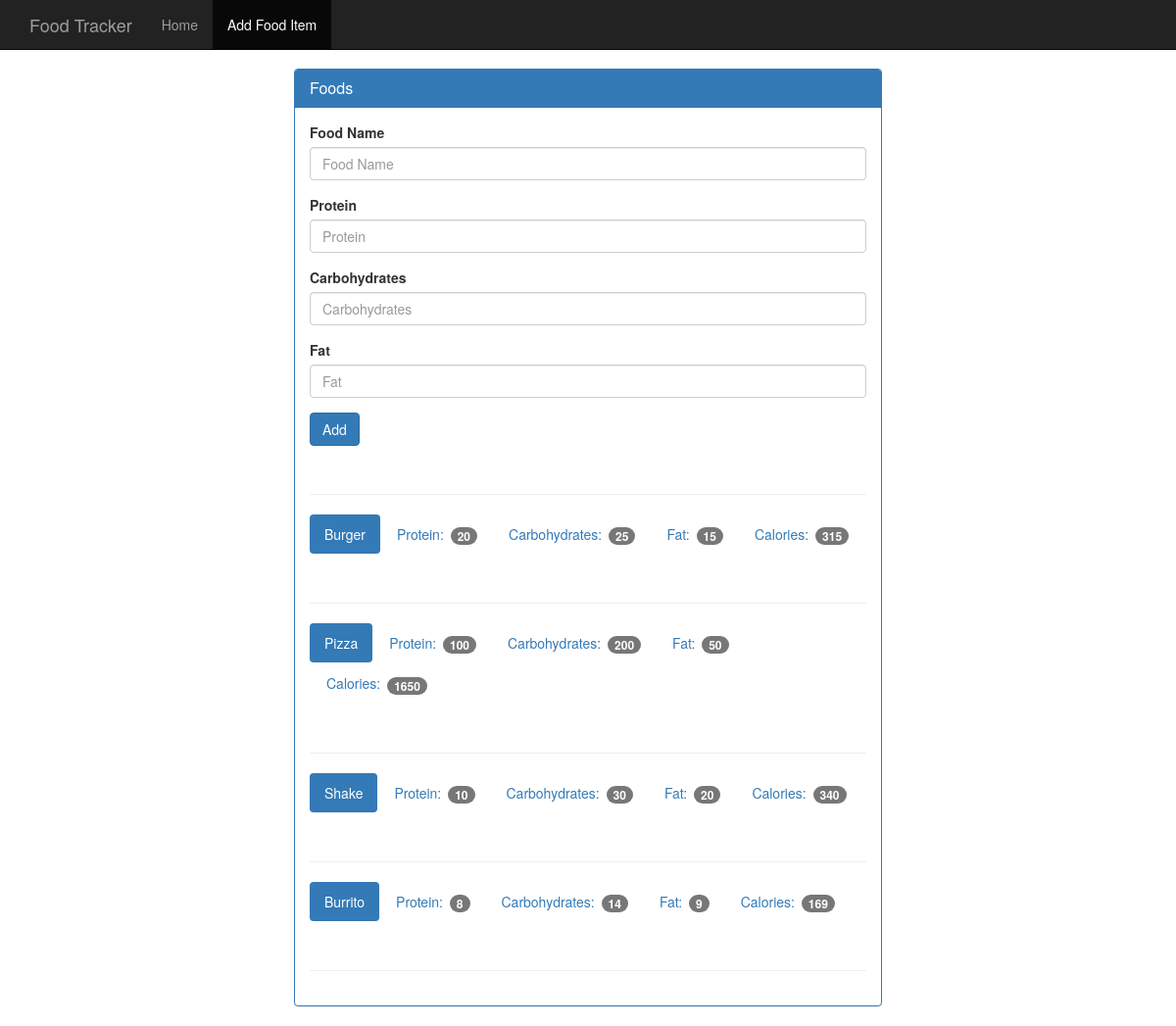
The app's page /food with its own data.
### tables this page shows
CREATE TABLE food (
    id integer primary key autoincrement,
    name text not null,
    protein integer not null,
    carbohydrates integer not null,
    fat integer not null,
    calories integer not null
);

### app.py (the view, shortened to what this page needs)
@app.route("/food", methods=["GET", "POST"])
def food():
    db = get_db()
    cur = db.execute("select name, protein, carbohydrates, fat, calories from food ")
    results = cur.fetchall()
    return render_template("add_food.html", results=results)

### database.py (called while the page is built)
def connect_db():
    sql = sqlite3.connect("food_log.db")
    sql.row_factory = sqlite3.Row
    return sql

def get_db():
    if not hasattr(g, "sqlite3_db"):
        g.sqlite_db = connect_db()
    return g.sqlite_db

### templates/add_food.html
{% extends "base.html" %}
{% block body %}
    <nav class="navbar navbar-inverse navbar-fixed-top">
      <div class="container">
        <div class="navbar-header">
          <a class="navbar-brand" href="#">Food Tracker</a>
        </div>
        <div id="navbar" class="navbar-collapse collapse">
          <ul class="nav navbar-nav">
            <li><a href={{ url_for('index') }}>Home</a></li>
            <li class="active"><a href={{ url_for('food') }}>Add Food Item</a></li>
          </ul>
        </div>
      </div>
    </nav>
    <div class="container theme-showcase col-sm-6 col-sm-offset-3" role="main">
      <div class="row">
        <div>
          <div class="panel panel-primary">
            <div class="panel-heading">
              <h3 class="panel-title">Foods</h3>
            </div>
            <div class="panel-body">
              <form method="POST" action="{{ url_for('food')}}">
                <div class="form-group">
                  <label for="food-name">Food Name</label>
                  <input type="text" class="form-control" id="food-name" name="food-name" placeholder="Food Name">
                </div>
                <div class="form-group">
                  <label for="protein">Protein</label>
                  <input type="number" class="form-control" id="protein" name="protein" placeholder="Protein">
                </div>
                <div class="form-group">
                  <label for="carbohydrates">Carbohydrates</label>
                  <input type="number" class="form-control" id="carbohydrates" name="carbohydrates" placeholder="Carbohydrates">
                </div>
                <div class="form-group">
                  <label for="fat">Fat</label>
                  <input type="number" class="form-control" id="fat" name="fat" placeholder="Fat">
                </div>
                <button type="submit" class="btn btn-primary">Add</button>
              </form>
              <div class="page-header"></div>
              {% for food in results%}
              <ul class="nav nav-pills" role="tablist">
                <li class="active"><a>{{ food.name }}</a></li>
                <li><a>Protein: <span class="badge">{{ food.protein }}</span></a></li>
                <li><a>Carbohydrates: <span class="badge">{{ food.carbohydrates }}</span></a></li>
                <li><a>Fat: <span class="badge">{{ food.fat }}</span></a></li>
                <li><a>Calories: <span class="badge">{{ food.calories }}</span></a></li>
              </ul>
              <div class="page-header"></div>
              {% endfor%}
            </div>
          </div>
        </div>
      </div>
    </div>
{% endblock %}

### templates/base.html (shortened to what this page needs)
<!DOCTYPE html>
<html lang="en">
<head>
    <link href="{{ url_for('static', filename='bootstrap.min.css') }}" rel="stylesheet">
    <link href="{{ url_for('static',filename='theme.css') }}" rel="stylesheet">
</head>
<body>
    {% block body %}{% endblock%}
</body>
</html>

### static/theme.css (style rules this page uses)
body { padding-top: 70px; padding-bottom: 30px; }

### records on screen
food: name "Burger", protein "20", carbohydrates "25", fat "15", calories "315"
food: name "Pizza", protein "100", carbohydrates "200", fat "50", calories "1650"
food: name "Shake", protein "10", carbohydrates "30", fat "20", calories "340"
food: name "Burrito", protein "8", carbohydrates "14", fat "9", calories "169"
